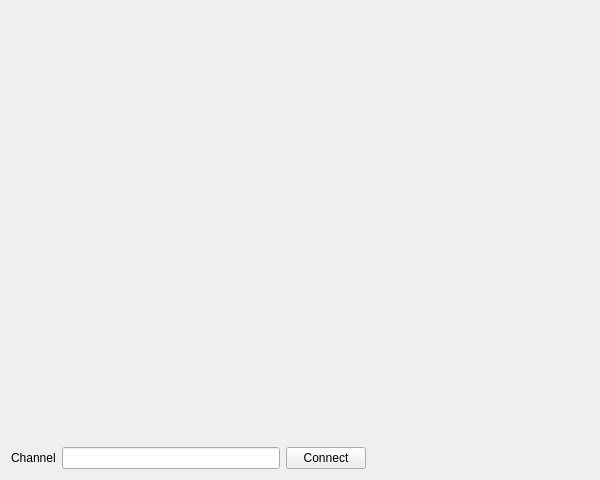
<?xml version="1.0" encoding="UTF-8"?>
<ui version="4.0">
 <class>Scope</class>
 <widget class="QWidget" name="Scope">
  <property name="geometry">
   <rect>
    <x>0</x>
    <y>0</y>
    <width>600</width>
    <height>480</height>
   </rect>
  </property>
  <property name="windowTitle">
   <string>Scope Example</string>
  </property>
  <layout class="QGridLayout">
   <item row="1" column="1">
    <widget class="QLineEdit" name="channel"/>
   </item>
   <item row="0" column="0" colspan="4">
    <widget class="QFrame" name="axes">
     <property name="frameShape">
      <enum>QFrame::NoFrame</enum>
     </property>
     <property name="frameShadow">
      <enum>QFrame::Raised</enum>
     </property>
    </widget>
   </item>
   <item row="1" column="3">
    <spacer name="spacer1">
     <property name="orientation">
      <enum>Qt::Horizontal</enum>
     </property>
     <property name="sizeType">
      <enum>QSizePolicy::Expanding</enum>
     </property>
     <property name="sizeHint" stdset="0">
      <size>
       <width>217</width>
       <height>20</height>
      </size>
     </property>
    </spacer>
   </item>
   <item row="1" column="2">
    <widget class="QPushButton" name="bConnect">
     <property name="text">
      <string>Connect</string>
     </property>
    </widget>
   </item>
   <item row="1" column="0">
    <widget class="QLabel" name="textLabel1">
     <property name="text">
      <string>Channel</string>
     </property>
     <property name="wordWrap">
      <bool>false</bool>
     </property>
    </widget>
   </item>
  </layout>
 </widget>
 <layoutdefault spacing="6" margin="11"/>
 <pixmapfunction>qPixmapFromMimeSource</pixmapfunction>
 <resources/>
 <connections>
  <connection>
   <sender>bConnect</sender>
   <signal>clicked()</signal>
   <receiver>Scope</receiver>
   <slot>bConnect_clicked()</slot>
   <hints>
    <hint type="sourcelabel">
     <x>20</x>
     <y>20</y>
    </hint>
    <hint type="destinationlabel">
     <x>20</x>
     <y>20</y>
    </hint>
   </hints>
  </connection>
 </connections>
</ui>
